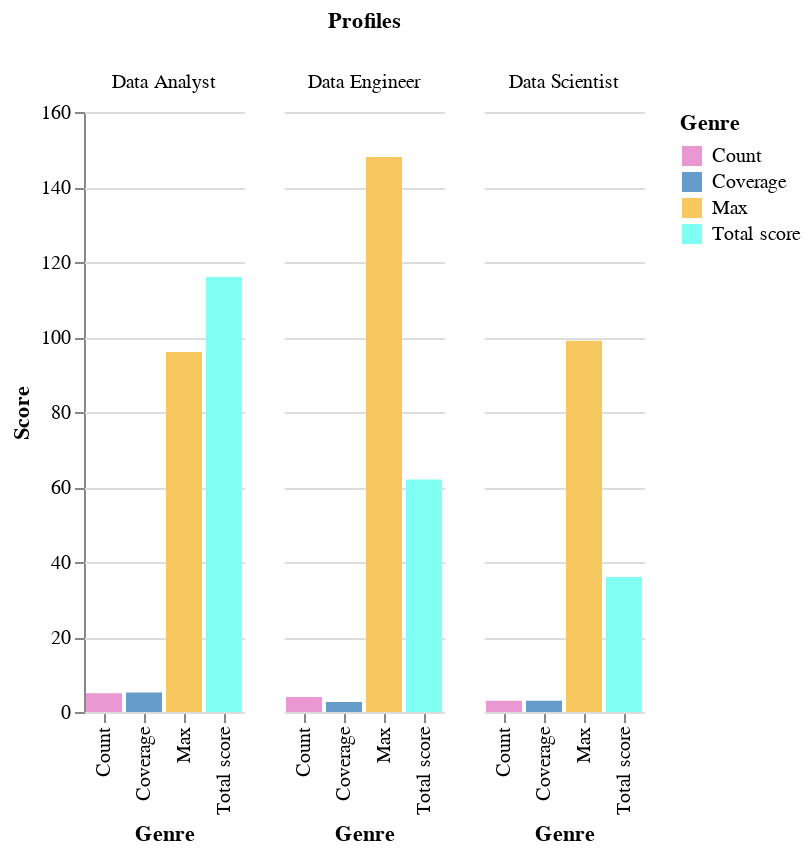

The notebook cell saved with this chart:
### Code cell
chart = Chart(df).mark_bar().encode(
   column=Column('Profiles'),
   x=X('Genre'),
   y=Y('Score'),
   color=Color('Genre', scale=Scale(range=['#EA98D2', '#659CCA', '#F6C85F', '#80fff3']))
).configure_view(
    strokeWidth=0.0,
)

chart.show()

### Figure 1 — Vega-Lite specification as saved in the notebook (floating-point values rounded to 4 significant figures)
{"config": {"view": {"continuousWidth": 300, "continuousHeight": 300, "strokeWidth": 0.0}}, "data": {"name": "data-679e29ac09abbf1cb9e002a1d088b010"}, "mark": {"type": "bar"}, "encoding": {"color": {"field": "Genre", "scale": {"range": ["#EA98D2", "#659CCA", "#F6C85F", "#80fff3"]}, "type": "nominal"}, "column": {"field": "Profiles", "type": "nominal"}, "x": {"field": "Genre", "type": "nominal"}, "y": {"field": "Score", "type": "quantitative"}}, "$schema": "https://vega.github.io/schema/vega-lite/v5.17.0.json", "datasets": {"data-679e29ac09abbf1cb9e002a1d088b010": [{"Profiles": "Data Analyst", "Genre": "Count", "Score": 5.0}, {"Profiles": "Data Scientist", "Genre": "Count", "Score": 3.0}, {"Profiles": "Data Engineer", "Genre": "Count", "Score": 4.0}, {"Profiles": "Data Analyst", "Genre": "Max", "Score": 96.0}, {"Profiles": "Data Scientist", "Genre": "Max", "Score": 99.0}, {"Profiles": "Data Engineer", "Genre": "Max", "Score": 148.0}, {"Profiles": "Data Analyst", "Genre": "Coverage", "Score": 5.2}, {"Profiles": "Data Scientist", "Genre": "Coverage", "Score": 3.0}, {"Profiles": "Data Engineer", "Genre": "Coverage", "Score": 2.7}, {"Profiles": "Data Analyst", "Genre": "Total score", "Score": 116.0}, {"Profiles": "Data Scientist", "Genre": "Total score", "Score": 36.0}, {"Profiles": "Data Engineer", "Genre": "Total score", "Score": 62.0}]}}
